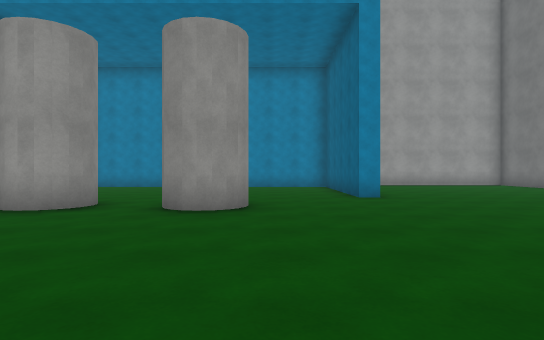
[1] (above)

21 first-person views from a walk through a scene from a Unity 3-D project. The camera is 1.3 m above the floor, looks level and sees 80° across. The floor is counted in squares, 2 m on a side. Each view is taken from the middle of a square. On the plan, view 1 faces up. The plan holds only what a view shows up to about 10 squares ahead; the rest is blank. The place goes on beyond the plan. The player is left out. Surface patterns are stand-ins for the level's own textures.

[2]
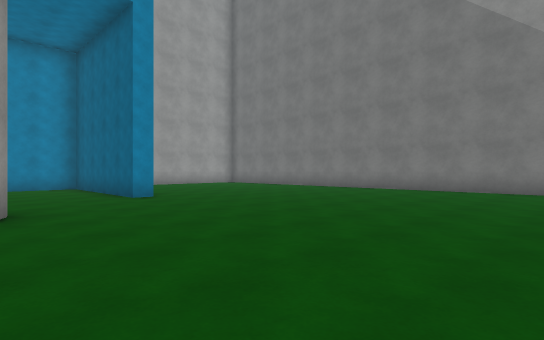

[3]
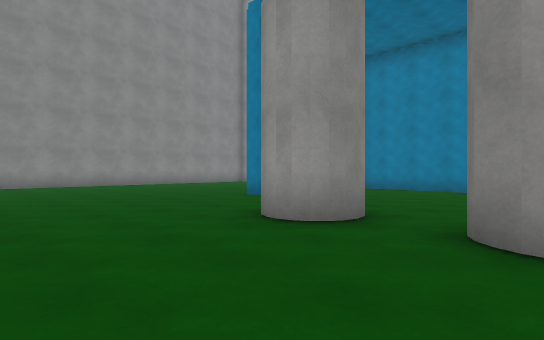

[4]
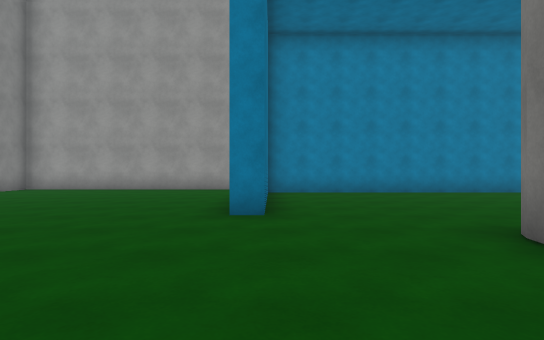

[5]
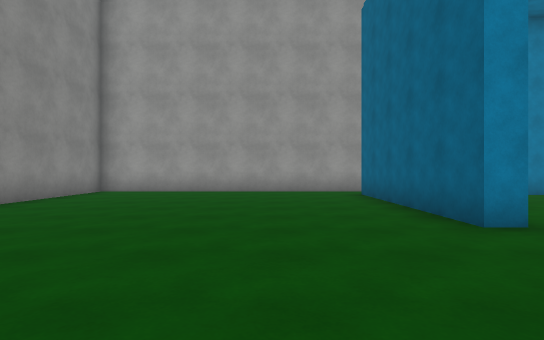

[6]
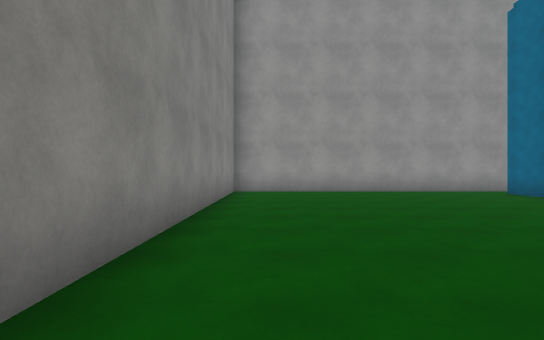

[7]
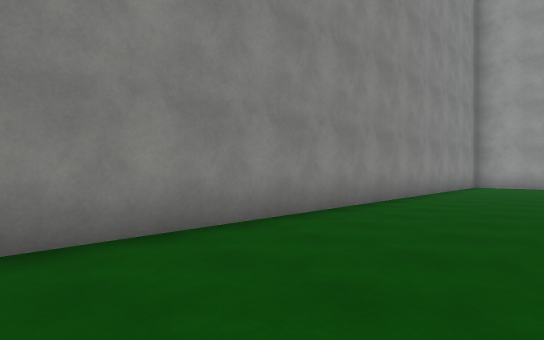

[8]
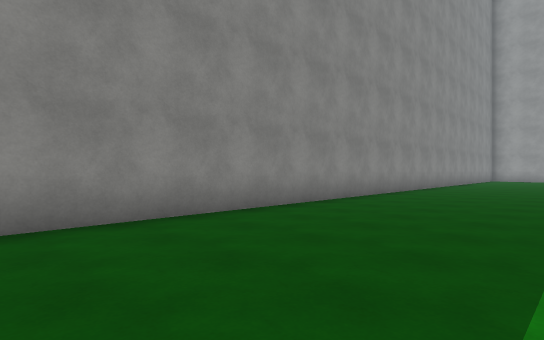

[9]
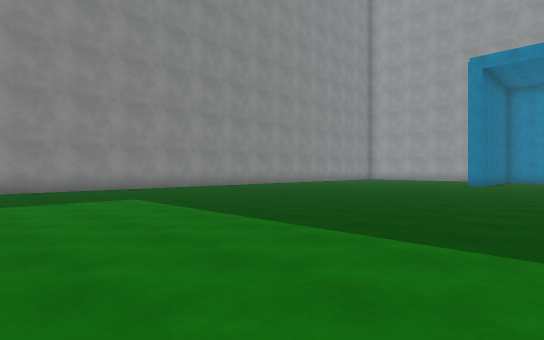

[10]
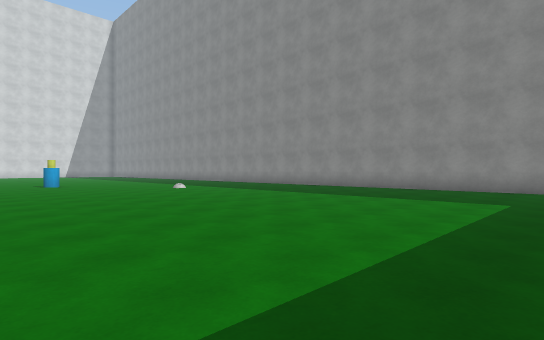

[11]
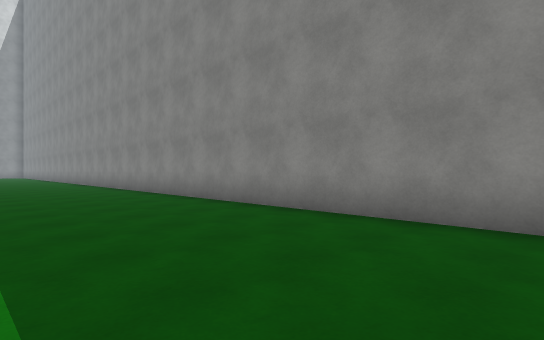

[12]
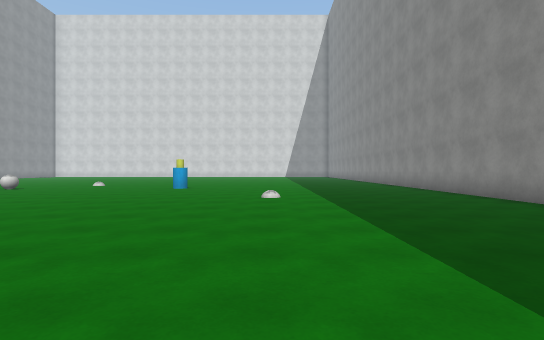

[13]
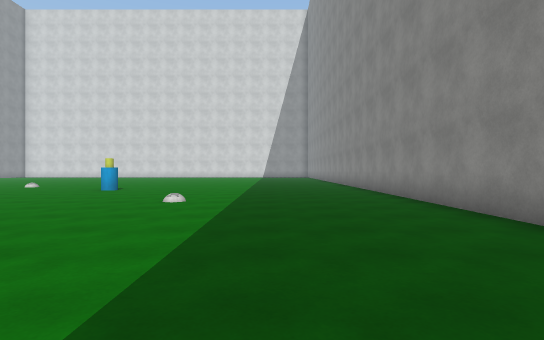

[14]
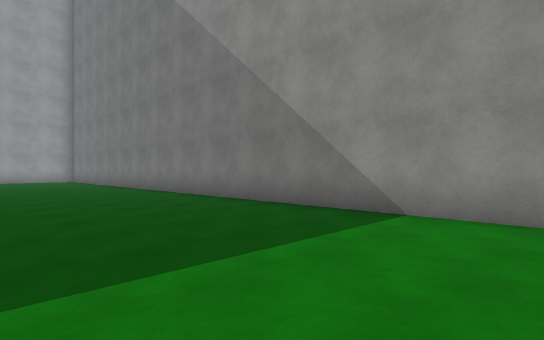

[15]
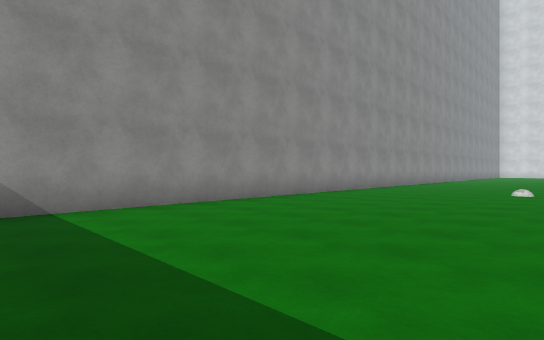

[16]
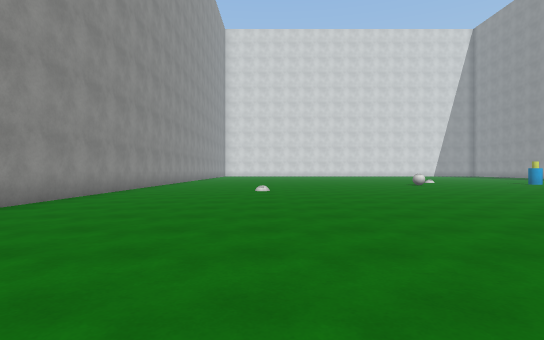

[17]
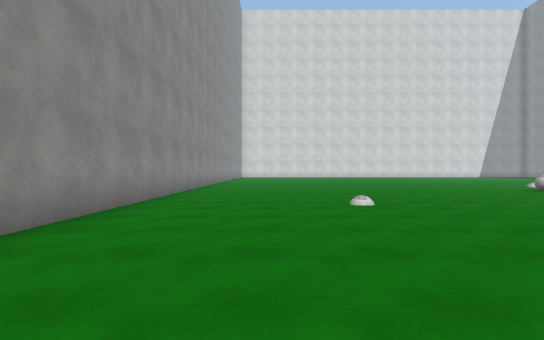

[18]
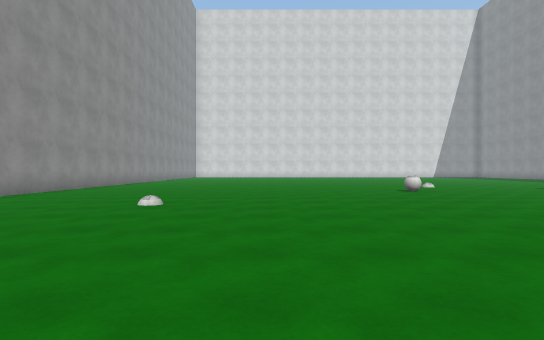

[19]
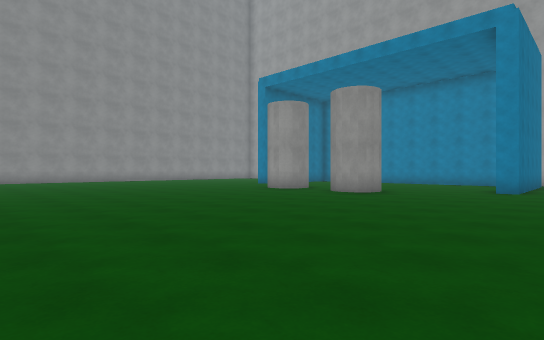

[20]
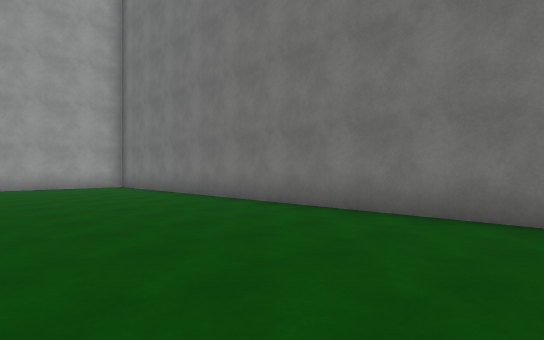

[21]
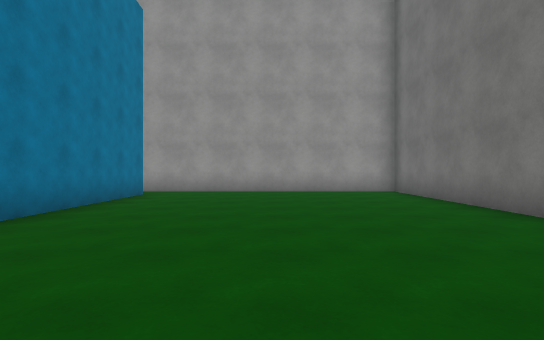

### Floor plan
Points are (right, up) in squares from view 1. A wall is a line through its corners. A room is listed if a view was taken in it or the views show most of it. See-through windows are left out.
Room 1 (views 1, 2, 3, 4, 5, 6, 7, 8, 9, 10, 11, 12, 13, 14, 15, 16, 17, 18, 19, 20, 21)
walls: (-7.1, 10.5) (-7.1, 7.7) (-7.6, 7.7) (-7.6, 12.9); (0.8, 12.4) (-7.1, 12.4); (2.6, 12.6) (2.6, 7.7) (2.1, 7.7) (2.1, 11.1); (-6.9, 13.7) (-15.1, 13.7) (-15.1, -17); (9.7, -17) (9.7, 13.7) (2.1, 13.7)
objects: other object (-1, -17)

Positions as (right, up) in squares from view 1, and headings:
1: (0, 0), facing up
2: (-1, 0), facing up-right
3: (-1, 2), facing up-left
4: (-7, 3), facing up
5: (-10, 4), facing up
6: (-14, 4), facing up
7: (-12, 0), facing up-left
8: (-11, -8), facing up-left
9: (-4, -7), facing up-left
10: (-4, -3), facing down-left
11: (-11, -4), facing down-left
12: (-10, -6), facing down
13: (-12, -7), facing down
14: (5, -6), facing up-right
15: (4, -3), facing down-right
16: (5, -3), facing down
17: (7, -7), facing down
18: (3, -7), facing down
19: (4, -3), facing up-left
20: (5, 1), facing up-right
21: (6, 4), facing up
